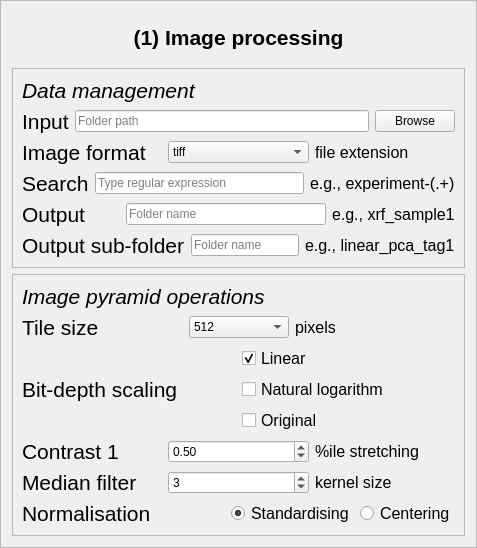
            <widget class="QFrame" name="frame_3">
             <property name="font">
              <font>
               <family>Arial</family>
              </font>
             </property>
             <property name="frameShape">
              <enum>QFrame::StyledPanel</enum>
             </property>
             <property name="frameShadow">
              <enum>QFrame::Raised</enum>
             </property>
             <layout class="QGridLayout" name="gridLayout_3">
              <item row="0" column="0">
               <layout class="QVBoxLayout" name="verticalLayout_2" stretch="0,0,0">
                <item>
                 <widget class="QLabel" name="title_1">
                  <property name="sizePolicy">
                   <sizepolicy hsizetype="Preferred" vsizetype="Fixed">
                    <horstretch>0</horstretch>
                    <verstretch>0</verstretch>
                   </sizepolicy>
                  </property>
                  <property name="minimumSize">
                   <size>
                    <width>0</width>
                    <height>50</height>
                   </size>
                  </property>
                  <property name="maximumSize">
                   <size>
                    <width>16777215</width>
                    <height>50</height>
                   </size>
                  </property>
                  <property name="font">
                   <font>
                    <family>Arial</family>
                    <pointsize>16</pointsize>
                    <italic>false</italic>
                    <bold>true</bold>
                    <underline>false</underline>
                   </font>
                  </property>
                  <property name="text">
                   <string>(1) Image processing</string>
                  </property>
                  <property name="alignment">
                   <set>Qt::AlignCenter</set>
                  </property>
                  <property name="wordWrap">
                   <bool>true</bool>
                  </property>
                 </widget>
                </item>
                <item>
                 <widget class="QFrame" name="frame_6">
                  <property name="frameShape">
                   <enum>QFrame::StyledPanel</enum>
                  </property>
                  <property name="frameShadow">
                   <enum>QFrame::Raised</enum>
                  </property>
                  <layout class="QGridLayout" name="gridLayout_10">
                   <item row="0" column="0">
                    <layout class="QVBoxLayout" name="verticalLayout_11">
                     <item>
                      <widget class="QLabel" name="label_59">
                       <property name="font">
                        <font>
                         <family>Arial</family>
                         <pointsize>16</pointsize>
                         <italic>true</italic>
                        </font>
                       </property>
                       <property name="text">
                        <string>Data management</string>
                       </property>
                      </widget>
                     </item>
                     <item>
                      <layout class="QHBoxLayout" name="horizontalLayout_25">
                       <item>
                        <widget class="QLabel" name="label">
                         <property name="font">
                          <font>
                           <family>Arial</family>
                           <pointsize>16</pointsize>
                          </font>
                         </property>
                         <property name="text">
                          <string>Input</string>
                         </property>
                        </widget>
                       </item>
                       <item>
                        <widget class="QLineEdit" name="lineEdit_6">
                         <property name="font">
                          <font>
                           <family>Arial</family>
                          </font>
                         </property>
                         <property name="text">
                          <string/>
                         </property>
                         <property name="placeholderText">
                          <string>Folder path</string>
                         </property>
                        </widget>
                       </item>
                       <item>
                        <widget class="QPushButton" name="pushButton">
                         <property name="font">
                          <font>
                           <family>Arial</family>
                          </font>
                         </property>
                         <property name="text">
                          <string>Browse</string>
                         </property>
                        </widget>
                       </item>
                      </layout>
                     </item>
                     <item>
                      <layout class="QHBoxLayout" name="horizontalLayout_23">
                       <item>
                        <widget class="QLabel" name="label_4">
                         <property name="font">
                          <font>
                           <family>Arial</family>
                           <pointsize>16</pointsize>
                          </font>
                         </property>
                         <property name="text">
                          <string>Image format</string>
                         </property>
                        </widget>
                       </item>
                       <item>
                        <widget class="QComboBox" name="comboBox_2">
                         <property name="maximumSize">
                          <size>
                           <width>200</width>
                           <height>16777215</height>
                          </size>
                         </property>
                         <property name="font">
                          <font>
                           <family>Arial</family>
                          </font>
                         </property>
                         <item>
                          <property name="text">
                           <string>tiff</string>
                          </property>
                         </item>
                         <item>
                          <property name="text">
                           <string>tif</string>
                          </property>
                         </item>
                         <item>
                          <property name="text">
                           <string>png</string>
                          </property>
                         </item>
                         <item>
                          <property name="text">
                           <string>jpeg</string>
                          </property>
                         </item>
                        </widget>
                       </item>
                       <item>
                        <widget class="QLabel" name="label_27">
                         <property name="font">
                          <font>
                           <family>Arial</family>
                           <pointsize>12</pointsize>
                          </font>
                         </property>
                         <property name="text">
                          <string>file extension</string>
                         </property>
                        </widget>
                       </item>
                      </layout>
                     </item>
                     <item>
                      <layout class="QHBoxLayout" name="horizontalLayout_24">
                       <item>
                        <widget class="QLabel" name="label_3">
                         <property name="font">
                          <font>
                           <family>Arial</family>
                           <pointsize>16</pointsize>
                          </font>
                         </property>
                         <property name="text">
                          <string>Search</string>
                         </property>
                        </widget>
                       </item>
                       <item>
                        <widget class="QLineEdit" name="lineEdit_5">
                         <property name="font">
                          <font>
                           <family>Arial</family>
                          </font>
                         </property>
                         <property name="text">
                          <string/>
                         </property>
                         <property name="placeholderText">
                          <string>Type regular expression</string>
                         </property>
                        </widget>
                       </item>
                       <item>
                        <widget class="QLabel" name="label_38">
                         <property name="font">
                          <font>
                           <family>Arial</family>
                           <pointsize>12</pointsize>
                          </font>
                         </property>
                         <property name="text">
                          <string>e.g., experiment-(.+)</string>
                         </property>
                         <property name="textInteractionFlags">
                          <set>Qt::LinksAccessibleByMouse|Qt::TextSelectableByMouse</set>
                         </property>
                        </widget>
                       </item>
                      </layout>
                     </item>
                     <item>
                      <layout class="QHBoxLayout" name="horizontalLayout_26">
                       <item>
                        <widget class="QLabel" name="label_2">
                         <property name="font">
                          <font>
                           <family>Arial</family>
                           <pointsize>16</pointsize>
                          </font>
                         </property>
                         <property name="text">
                          <string>Output</string>
                         </property>
                        </widget>
                       </item>
                       <item>
                        <widget class="QLineEdit" name="lineEdit_7">
                         <property name="maximumSize">
                          <size>
                           <width>200</width>
                           <height>16777215</height>
                          </size>
                         </property>
                         <property name="font">
                          <font>
                           <family>Arial</family>
                          </font>
                         </property>
                         <property name="inputMask">
                          <string/>
                         </property>
                         <property name="text">
                          <string/>
                         </property>
                         <property name="placeholderText">
                          <string>Folder name</string>
                         </property>
                        </widget>
                       </item>
                       <item>
                        <widget class="QLabel" name="label_45">
                         <property name="font">
                          <font>
                           <family>Arial</family>
                           <pointsize>12</pointsize>
                          </font>
                         </property>
                         <property name="text">
                          <string>e.g., xrf_sample1</string>
                         </property>
                         <property name="wordWrap">
                          <bool>true</bool>
                         </property>
                        </widget>
                       </item>
                      </layout>
                     </item>
                     <item>
                      <layout class="QHBoxLayout" name="horizontalLayout_19">
                       <item>
                        <widget class="QLabel" name="label_17">
                         <property name="font">
                          <font>
                           <family>Arial</family>
                           <pointsize>16</pointsize>
                          </font>
                         </property>
                         <property name="text">
                          <string>Output sub-folder</string>
                         </property>
                        </widget>
                       </item>
                       <item>
                        <widget class="QLineEdit" name="lineEdit_4">
                         <property name="maximumSize">
                          <size>
                           <width>150</width>
                           <height>16777215</height>
                          </size>
                         </property>
                         <property name="font">
                          <font>
                           <family>Arial</family>
                          </font>
                         </property>
                         <property name="inputMask">
                          <string/>
                         </property>
                         <property name="text">
                          <string/>
                         </property>
                         <property name="placeholderText">
                          <string>Folder name</string>
                         </property>
                        </widget>
                       </item>
                       <item>
                        <widget class="QLabel" name="label_44">
                         <property name="font">
                          <font>
                           <family>Arial</family>
                           <pointsize>12</pointsize>
                          </font>
                         </property>
                         <property name="text">
                          <string>e.g., linear_pca_tag1</string>
                         </property>
                         <property name="wordWrap">
                          <bool>true</bool>
                         </property>
                        </widget>
                       </item>
                      </layout>
                     </item>
                    </layout>
                   </item>
                  </layout>
                 </widget>
                </item>
                <item>
                 <widget class="QFrame" name="frame_2">
                  <property name="font">
                   <font>
                    <family>Arial</family>
                   </font>
                  </property>
                  <property name="frameShape">
                   <enum>QFrame::StyledPanel</enum>
                  </property>
                  <property name="frameShadow">
                   <enum>QFrame::Raised</enum>
                  </property>
                  <layout class="QGridLayout" name="gridLayout_6">
                   <item row="1" column="0">
                    <layout class="QVBoxLayout" name="verticalLayout_15">
                     <item>
                      <widget class="QLabel" name="label_56">
                       <property name="font">
                        <font>
                         <family>Arial</family>
                         <pointsize>16</pointsize>
                         <italic>true</italic>
                        </font>
                       </property>
                       <property name="text">
                        <string>Image pyramid operations</string>
                       </property>
                      </widget>
                     </item>
                     <item>
                      <layout class="QHBoxLayout" name="horizontalLayout_2">
                       <item>
                        <widget class="QLabel" name="label_55">
                         <property name="font">
                          <font>
                           <family>Arial</family>
                           <pointsize>16</pointsize>
                          </font>
                         </property>
                         <property name="text">
                          <string>Tile size</string>
                         </property>
                        </widget>
                       </item>
                       <item>
                        <widget class="QComboBox" name="comboBox_3">
                         <property name="maximumSize">
                          <size>
                           <width>100</width>
                           <height>16777215</height>
                          </size>
                         </property>
                         <property name="font">
                          <font>
                           <family>Arial</family>
                          </font>
                         </property>
                         <property name="editable">
                          <bool>false</bool>
                         </property>
                         <property name="currentIndex">
                          <number>2</number>
                         </property>
                         <item>
                          <property name="text">
                           <string>128</string>
                          </property>
                         </item>
                         <item>
                          <property name="text">
                           <string>256</string>
                          </property>
                         </item>
                         <item>
                          <property name="text">
                           <string>512</string>
                          </property>
                         </item>
                         <item>
                          <property name="text">
                           <string>1024</string>
                          </property>
                         </item>
                         <item>
                          <property name="text">
                           <string>2048</string>
                          </property>
                         </item>
                        </widget>
                       </item>
                       <item>
                        <widget class="QLabel" name="label_48">
                         <property name="font">
                          <font>
                           <family>Arial</family>
                           <pointsize>12</pointsize>
                          </font>
                         </property>
                         <property name="text">
                          <string>pixels</string>
                         </property>
                        </widget>
                       </item>
                      </layout>
                     </item>
                     <item>
                      <layout class="QHBoxLayout" name="horizontalLayout_22">
                       <item>
                        <widget class="QLabel" name="label_5">
                         <property name="font">
                          <font>
                           <family>Arial</family>
                           <pointsize>16</pointsize>
                          </font>
                         </property>
                         <property name="text">
                          <string>Bit-depth scaling</string>
                         </property>
                        </widget>
                       </item>
                       <item>
                        <layout class="QVBoxLayout" name="verticalLayout_4">
                         <item>
                          <widget class="QCheckBox" name="checkBox">
                           <property name="font">
                            <font>
                             <family>Arial</family>
                             <pointsize>12</pointsize>
                            </font>
                           </property>
                           <property name="text">
                            <string>Linear</string>
                           </property>
                           <property name="checked">
                            <bool>true</bool>
                           </property>
                          </widget>
                         </item>
                         <item>
                          <widget class="QCheckBox" name="checkBox_2">
                           <property name="font">
                            <font>
                             <family>Arial</family>
                             <pointsize>12</pointsize>
                            </font>
                           </property>
                           <property name="text">
                            <string>Natural logarithm</string>
                           </property>
                           <property name="checked">
                            <bool>false</bool>
                           </property>
                          </widget>
                         </item>
                         <item>
                          <widget class="QCheckBox" name="checkBox_3">
                           <property name="font">
                            <font>
                             <family>Arial</family>
                             <pointsize>12</pointsize>
                            </font>
                           </property>
                           <property name="text">
                            <string>Original</string>
                           </property>
                          </widget>
                         </item>
                        </layout>
                       </item>
                      </layout>
                     </item>
                     <item>
                      <layout class="QHBoxLayout" name="horizontalLayout_21">
                       <item>
                        <widget class="QLabel" name="label_6">
                         <property name="font">
                          <font>
                           <family>Arial</family>
                           <pointsize>16</pointsize>
                          </font>
                         </property>
                         <property name="text">
                          <string>Contrast 1</string>
                         </property>
                         <property name="wordWrap">
                          <bool>true</bool>
                         </property>
                        </widget>
                       </item>
                       <item>
                        <widget class="QDoubleSpinBox" name="doubleSpinBox_2">
                         <property name="font">
                          <font>
                           <family>Arial</family>
                          </font>
                         </property>
                         <property name="maximum">
                          <double>20.000000000000000</double>
                         </property>
                         <property name="singleStep">
                          <double>0.100000000000000</double>
                         </property>
                         <property name="value">
                          <double>0.500000000000000</double>
                         </property>
                        </widget>
                       </item>
                       <item>
                        <widget class="QLabel" name="label_40">
                         <property name="font">
                          <font>
                           <family>Arial</family>
                           <pointsize>12</pointsize>
                          </font>
                         </property>
                         <property name="text">
                          <string>%ile stretching</string>
                         </property>
                         <property name="wordWrap">
                          <bool>true</bool>
                         </property>
                        </widget>
                       </item>
                      </layout>
                     </item>
                     <item>
                      <layout class="QHBoxLayout" name="horizontalLayout_14">
                       <item>
                        <widget class="QLabel" name="label_7">
                         <property name="font">
                          <font>
                           <family>Arial</family>
                           <pointsize>16</pointsize>
                          </font>
                         </property>
                         <property name="text">
                          <string>Median filter</string>
                         </property>
                        </widget>
                       </item>
                       <item>
                        <widget class="QSpinBox" name="spinBox_6">
                         <property name="font">
                          <font>
                           <family>Arial</family>
                          </font>
                         </property>
                         <property name="minimum">
                          <number>1</number>
                         </property>
                         <property name="maximum">
                          <number>16</number>
                         </property>
                         <property name="value">
                          <number>3</number>
                         </property>
                        </widget>
                       </item>
                       <item>
                        <widget class="QLabel" name="label_39">
                         <property name="font">
                          <font>
                           <family>Arial</family>
                           <pointsize>12</pointsize>
                          </font>
                         </property>
                         <property name="text">
                          <string>kernel size</string>
                         </property>
                        </widget>
                       </item>
                      </layout>
                     </item>
                     <item>
                      <layout class="QHBoxLayout" name="horizontalLayout_36">
                       <item>
                        <widget class="QLabel" name="label_13">
                         <property name="font">
                          <font>
                           <family>Arial</family>
                           <pointsize>16</pointsize>
                          </font>
                         </property>
                         <property name="text">
                          <string>Normalisation</string>
                         </property>
                        </widget>
                       </item>
                       <item>
                        <layout class="QHBoxLayout" name="horizontalLayout_41">
                         <item>
                          <widget class="QRadioButton" name="radioButton_7">
                           <property name="font">
                            <font>
                             <family>Arial</family>
                             <pointsize>12</pointsize>
                            </font>
                           </property>
                           <property name="text">
                            <string>Standardising</string>
                           </property>
                           <property name="checked">
                            <bool>true</bool>
                           </property>
                          </widget>
                         </item>
                         <item>
                          <widget class="QRadioButton" name="radioButton_8">
                           <property name="font">
                            <font>
                             <family>Arial</family>
                             <pointsize>12</pointsize>
                            </font>
                           </property>
                           <property name="text">
                            <string>Centering</string>
                           </property>
                           <property name="checked">
                            <bool>false</bool>
                           </property>
                          </widget>
                         </item>
                        </layout>
                       </item>
                      </layout>
                     </item>
                    </layout>
                   </item>
                  </layout>
                 </widget>
                </item>
               </layout>
              </item>
             </layout>
            </widget>
